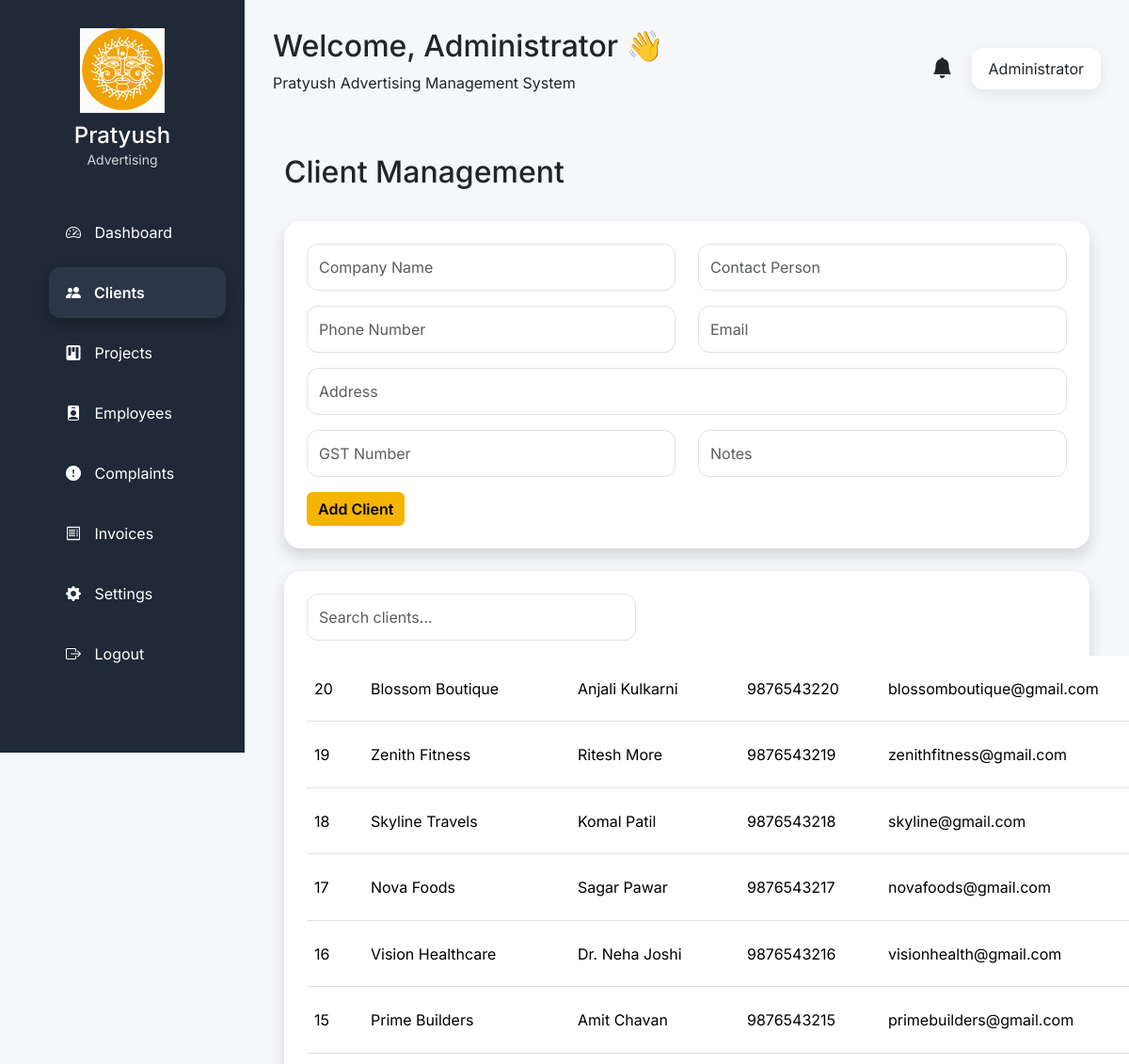
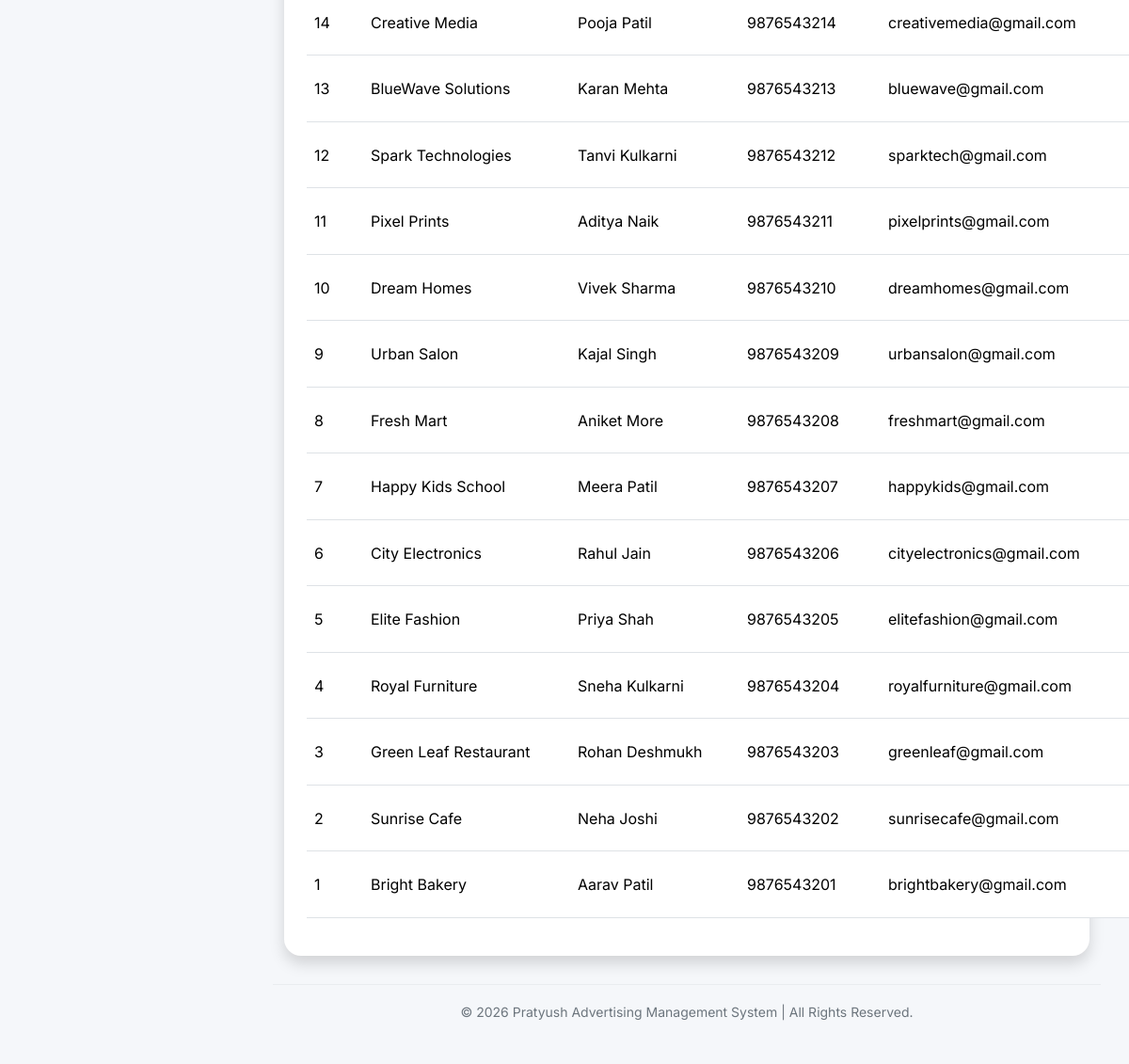
The page /clients (signed in) on the database its author committed (2 pictures, top to bottom).
### models/client.py (models this page shows)
class Client(db.Model):
    __tablename__ = "clients"
    id = db.Column(db.Integer, primary_key=True)
    company_name = db.Column(db.String(150), nullable=False)
    contact_person = db.Column(db.String(100), nullable=False)
    phone = db.Column(db.String(15), nullable=False)
    email = db.Column(db.String(120), unique=True)
    address = db.Column(db.Text)
    gst_number = db.Column(db.String(50))
    notes = db.Column(db.Text)
    created_at = db.Column(db.DateTime, server_default=db.func.now())
    projects = db.relationship(
    "Project",
    backref="client",
    lazy=True,
    cascade="all, delete"
)

### app.py (the view)
@app.route("/clients")
def clients():
    if "user" not in session:
        return redirect(url_for("login"))
    clients = Client.query.order_by(Client.id.desc()).all()
    return render_template(
        "clients.html",
        clients=clients,
        username=session["user"]
    )

### templates/clients.html (shortened to what this page needs)
{% extends "dashboard_base.html" %}
{% block css %}
{{ super() }}
<link rel="stylesheet" href="{{ url_for('static', filename='css/clients.css') }}">
{% endblock %}
{% block dashboard_content %}
<div class="container mt-5">
    <div class="d-flex justify-content-between align-items-center mb-4">
        <h2>Client Management</h2>
    </div>
    <div class="card shadow p-4">
        <form action="/clients/add" method="POST">
            <div class="row">
                <div class="col-md-6">
                    <input
                    class="form-control mb-3"
                    name="company_name"
                    placeholder="Company Name"
                    required>
                </div>
                <div class="col-md-6">
                    <input
                    class="form-control mb-3"
                    name="contact_person"
                    placeholder="Contact Person"
                    required>
                </div>
                <div class="col-md-6">
                    <input
                    class="form-control mb-3"
                    name="phone"
                    placeholder="Phone Number"
                    required>
                </div>
                <div class="col-md-6">
                    <input
                    class="form-control mb-3"
                    name="email"
                    placeholder="Email">
                </div>
                <div class="col-md-12">
                    <input
                    class="form-control mb-3"
                    name="address"
                    placeholder="Address">
                </div>
                <div class="col-md-6">
                    <input
                    class="form-control mb-3"
                    name="gst_number"
                    placeholder="GST Number">
                </div>
                <div class="col-md-6">
                    <input
                    class="form-control mb-3"
                    name="notes"
                    placeholder="Notes">
                </div>
            </div>
            <button class="btn btn-warning">
                Add Client
            </button>
        </form>
    </div>
    <br>
    <div class="card shadow p-4">
    <div class="d-flex justify-content-between mb-3">
        <input
            type="text"
            id="searchInput"
            class="form-control"
            placeholder="Search clients..."
            style="max-width:350px;">
    </div>
    <table class="table table-hover">
            <tbody>
                {% for client in clients %}
                <tr>
                    <td>{{ client.id }}</td>
                    <td>{{ client.company_name }}</td>
                    <td>{{ client.contact_person }}</td>
                    <td>{{ client.phone }}</td>
                    <td>{{ client.email }}</td>
                    <td>
                    </td>
                </tr>
                {% endfor %}
            </tbody>
        </table>
    </div>
</div>
{% endblock %}

### templates/dashboard_base.html (shortened to what this page needs)
{% extends "base.html" %}
{% block css %}
<link rel="stylesheet" href="{{ url_for('static', filename='css/dashboard.css') }}">
{% endblock %}
{% block content %}
<div class="sidebar">
    <div class="logo-box">
        <img src="{{ url_for('static', filename='images/logo.png') }}">
        <h3>Pratyush</h3>
        <p>Advertising</p>
    </div>
<ul>
    <li class="{% if request.path == '/dashboard' %}active{% endif %}"
        onclick="window.location.href='/dashboard'">
        <i class="bi bi-speedometer2"></i>
        Dashboard
    </li>
    <li class="{% if request.path == '/clients' %}active{% endif %}"
        onclick="window.location.href='/clients'">
        <i class="bi bi-people-fill"></i>
        Clients
    </li>
    <li class="{% if request.path == '/projects' %}active{% endif %}"
        onclick="window.location.href='/projects'">
        <i class="bi bi-kanban-fill"></i>
        Projects
    </li>
    <li class="{% if request.path == '/employees' %}active{% endif %}"
        onclick="window.location.href='/employees'">
        <i class="bi bi-person-badge-fill"></i>
        Employees
    </li>
    <li class="{% if request.path == '/complaints' %}active{% endif %}"
        onclick="window.location.href='/complaints'">
        <i class="bi bi-exclamation-circle-fill"></i>
        Complaints
    </li>
    <li class="{% if request.path == '/invoices' %}active{% endif %}"
        onclick="window.location.href='/invoices'">
        <i class="bi bi-receipt"></i>
        Invoices
    </li>
    <li class="{% if request.path == '/settings' %}active{% endif %}"
        onclick="window.location.href='/settings'">
        <i class="bi bi-gear-fill"></i>
        Settings
    </li>
    <li onclick="window.location.href='/logout'">
        <i class="bi bi-box-arrow-right"></i>
        Logout
    </li>
</ul>
</div>
<div class="main">
    <div class="topbar">
        <div>
            <h2>Welcome, {{ username }} 👋</h2>
            <p>Pratyush Advertising Management System</p>
        </div>
        <div class="admin-box">
            <i class="bi bi-bell-fill notification-bell"
                data-bs-toggle="toast"
                data-bs-target="#notificationToast"
                style="cursor:pointer;"></i>
            <div class="admin-name">
                {{ username }}
            </div>
        </div>
    </div>
    <div class="toast-container position-fixed top-0 end-0 p-3">
</div>
    {% block dashboard_content %}
    {% endblock %}
<footer class="footer">
    © 2026 Pratyush Advertising Management System | All Rights Reserved.
</footer>
</div>
{% endblock %}

### templates/base.html (shortened to what this page needs)
<!DOCTYPE html>
<html lang="en">
<head>
    <link href="https://cdn.jsdelivr.net/npm/bootstrap@5.3.7/dist/css/bootstrap.min.css" rel="stylesheet">
    <link rel="stylesheet"
        href="https://cdn.jsdelivr.net/npm/bootstrap-icons@1.11.3/font/bootstrap-icons.min.css">
    <link rel="stylesheet" href="{{ url_for('static', filename='css/style.css') }}">
    <link rel="stylesheet" href="https://cdnjs.cloudflare.com/ajax/libs/font-awesome/6.7.2/css/all.min.css">
    {% block css %}{% endblock %}
</head>
<body>
    {% block content %}
    {% endblock %}
</body>
</html>

### static/css/style.css (style rules this page uses)
* { margin:0; padding:0; box-sizing:border-box; }
body { font-family:'Inter',sans-serif; background:#FFFDF8; }
.form-control { height:50px; border-radius:12px; }

### static/css/dashboard.css (style rules this page uses)
* { margin:0; padding:0; box-sizing:border-box; font-family:'Inter',sans-serif; }
body { background:#F8F9FC; overflow-x:hidden; }
.sidebar { width:260px; height:100vh; background:#1F2937; position:fixed; left:0; top:0; color:white; padding:30px 20px; overflow-y:auto; overflow-x:hidden; scrollbar-width:thin; scrollbar-color:#F4B400 #1F2937; }
.logo-box { text-align:center; margin-bottom:40px; }
.logo-box img { width:90px; margin-bottom:10px; }
.logo-box h3 { margin:0; font-size:24px; }
.logo-box p { color:#d1d5db; font-size:14px; }
.sidebar ul { list-style:none; }
.sidebar ul li { padding:15px 18px; margin-bottom:10px; border-radius:12px; cursor:pointer; transition:.3s; }
.sidebar ul li.active { background:#2B3647; color:#fff; border-radius:12px; box-shadow:0 6px 16px rgba(0,0,0,.25); font-weight:600; }
.sidebar i { margin-right:10px; }
.main { margin-left:260px; padding:30px; width:calc(100% - 260px); overflow-x:hidden; }
.topbar { display:flex; justify-content:space-between; align-items:center; margin-bottom:15px; }
.topbar h2 { font-size:32px; }
.admin-box { display:flex; align-items:center; gap:20px; }
.admin-box i { font-size:22px; }
.admin-name { background:#fff; padding:10px 18px; border-radius:12px; box-shadow:0 5px 15px rgba(0,0,0,.08); }
.sidebar { scroll-behavior: smooth; }
.footer { margin-top: 30px; padding: 18px 10px; text-align: center; color: #6c757d; font-size: 14px; border-top: 1px solid #e9ecef; }

### static/css/clients.css (style rules this page uses)
body { background:#F5F7FA; }
.card { border:none; border-radius:18px; }
.table { width:100%; table-layout:fixed; }
.table th, .table td { vertical-align:middle; overflow-wrap:anywhere; }
.table th:nth-child(5), .table td:nth-child(5) { width:220px; }
.btn-warning { background:#F4B400; border:none; font-weight:600; }
.table th:nth-child(1), .table td:nth-child(1) { width:60px; }
.table th:nth-child(2), .table td:nth-child(2) { width:220px; }
.table th:nth-child(3), .table td:nth-child(3) { width:180px; }
.table th:nth-child(4), .table td:nth-child(4) { width:150px; }
.table th:nth-child(5), .table td:nth-child(5) { width:250px; }
.table th:nth-child(6), .table td:nth-child(6) { width:80px; text-align:center; }

### rows shown on the page
Client: id "20", company_name "Blossom Boutique", contact_person "Anjali Kulkarni", phone "9876543220", email "blossomboutique@gmail.com"
Client: id "19", company_name "Zenith Fitness", contact_person "Ritesh More", phone "9876543219", email "zenithfitness@gmail.com"
Client: id "18", company_name "Skyline Travels", contact_person "Komal Patil", phone "9876543218", email "skyline@gmail.com"
Client: id "17", company_name "Nova Foods", contact_person "Sagar Pawar", phone "9876543217", email "novafoods@gmail.com"
Client: id "16", company_name "Vision Healthcare", contact_person "Dr. Neha Joshi", phone "9876543216", email "visionhealth@gmail.com"
Client: id "15", company_name "Prime Builders", contact_person "Amit Chavan", phone "9876543215", email "primebuilders@gmail.com"
Client: id "14", company_name "Creative Media", contact_person "Pooja Patil", phone "9876543214", email "creativemedia@gmail.com"
Client: id "13", company_name "BlueWave Solutions", contact_person "Karan Mehta", phone "9876543213", email "bluewave@gmail.com"
Client: id "12", company_name "Spark Technologies", contact_person "Tanvi Kulkarni", phone "9876543212", email "sparktech@gmail.com"
Client: id "11", company_name "Pixel Prints", contact_person "Aditya Naik", phone "9876543211", email "pixelprints@gmail.com"
Client: id "10", company_name "Dream Homes", contact_person "Vivek Sharma", phone "9876543210", email "dreamhomes@gmail.com"
Client: id "9", company_name "Urban Salon", contact_person "Kajal Singh", phone "9876543209", email "urbansalon@gmail.com"
Client: id "8", company_name "Fresh Mart", contact_person "Aniket More", phone "9876543208", email "freshmart@gmail.com"
Client: id "7", company_name "Happy Kids School", contact_person "Meera Patil", phone "9876543207", email "happykids@gmail.com"
Client: id "6", company_name "City Electronics", contact_person "Rahul Jain", phone "9876543206", email "cityelectronics@gmail.com"
Client: id "5", company_name "Elite Fashion", contact_person "Priya Shah", phone "9876543205", email "elitefashion@gmail.com"
Client: id "4", company_name "Royal Furniture", contact_person "Sneha Kulkarni", phone "9876543204", email "royalfurniture@gmail.com"
Client: id "3", company_name "Green Leaf Restaurant", contact_person "Rohan Deshmukh", phone "9876543203", email "greenleaf@gmail.com"
Client: id "2", company_name "Sunrise Cafe", contact_person "Neha Joshi", phone "9876543202", email "sunrisecafe@gmail.com"
Client: id "1", company_name "Bright Bakery", contact_person "Aarav Patil", phone "9876543201", email "brightbakery@gmail.com"

### other values the page prints
{{ username }} "Administrator"
